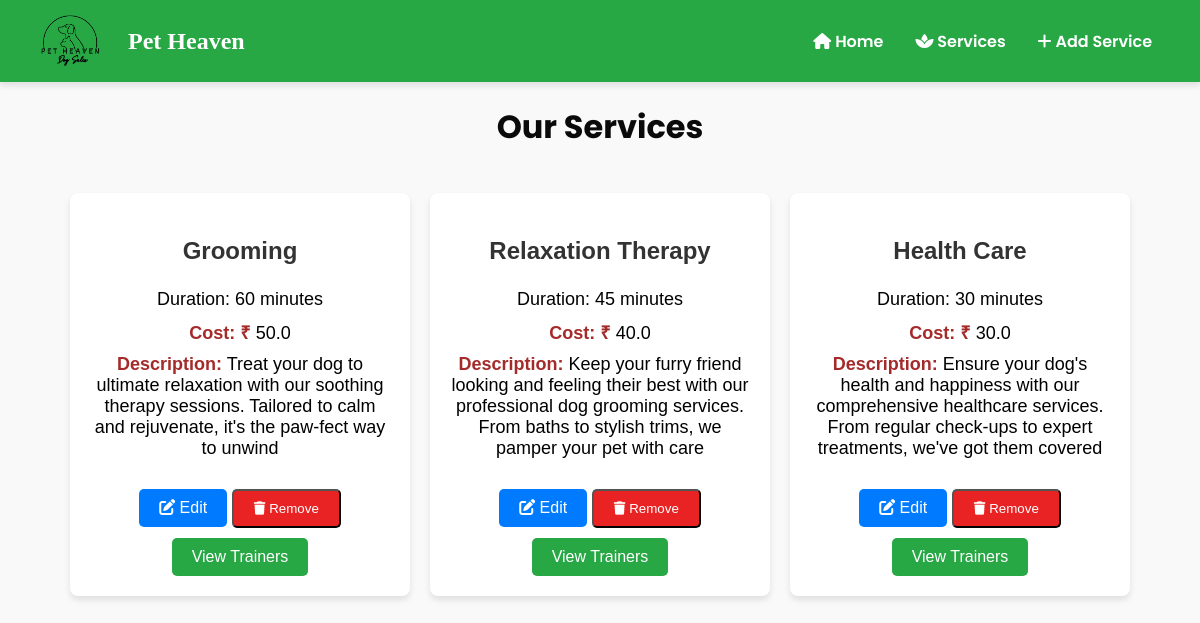
The app's page /admin_services, older data.
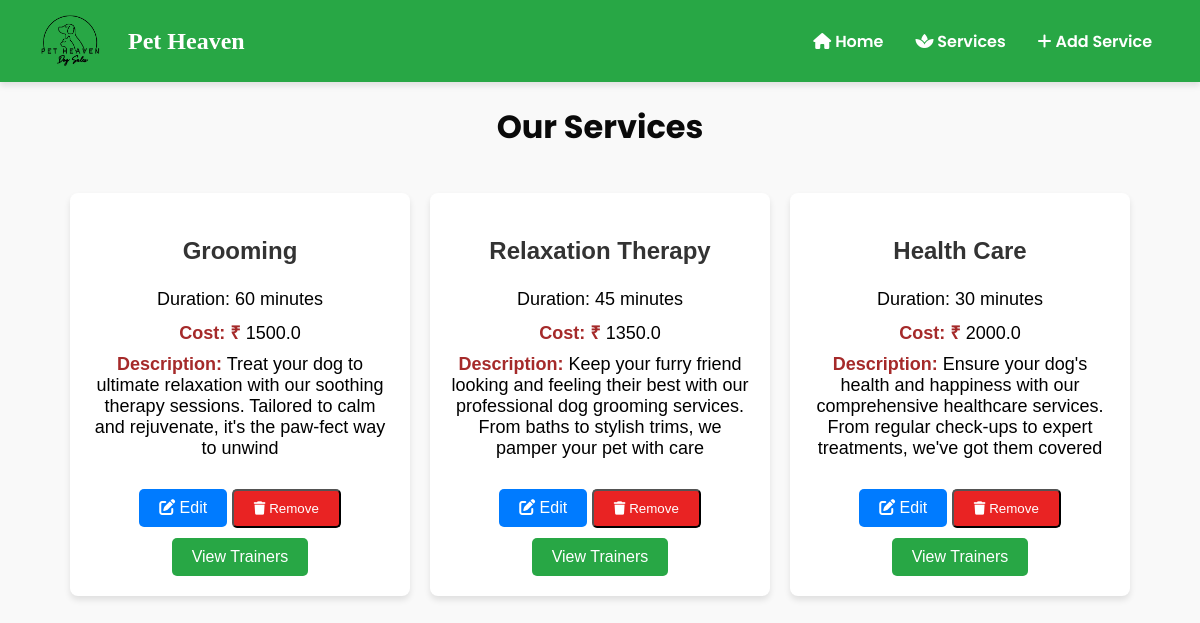
The same page, newer data.
### models.py (models this page shows, shortened)
class Service(db.Model):
    id = db.Column(db.Integer, primary_key=True)
    service_name = db.Column(db.String(100), nullable=False)
    duration = db.Column(db.String(50), nullable=False)
    cost = db.Column(db.Float, nullable=False)
    description = db.Column(db.Text, nullable=False)

### app.py (the view)
@app.route('/admin_services')
def admin_services():
    services = Service.query.all()
    return render_template('admin_services.html', services=services)

### templates/admin_services.html (shortened to what this page needs)
<!DOCTYPE html>
<html lang="en">
<head>
  <link rel="stylesheet" href="https://cdnjs.cloudflare.com/ajax/libs/font-awesome/6.0.0/css/all.min.css">
</head>
<body>
  <nav class="navbar">
    <div class="logo">
      <img src="{{ url_for('static', filename='images/logo1.png') }}" alt="Pet Heaven Logo">
      <span>Pet Heaven</span>
    </div>
    <ul class="nav-links">
      <li><a href="/admin_dashboard" class="nav-link" id="home-link"><i class="fas fa-home"></i> Home</a></li>
      <li><a href="/admin_services" class="nav-link" id="services-link"><i class="fa-solid fa-spa"></i> Services</a></li>
      <li><a href="{{ url_for('add_services') }}" class="nav-link"><i class="fas fa-plus"></i> Add Service</a></li>
    </ul>
  </nav>
  <header>
    <h1>Our Services</h1>
  </header>
  <div class="cards">
    {% for service in services %}
    <div class="card">
      <h3>{{ service.service_name }}</h3>
      <p>Duration:
        {% if 'hour' in service.duration %}
        {{ service.duration.split(' ')[0] | int * 60 }} minutes
        {% elif 'minute' in service.duration %}
        {{ service.duration.split(' ')[0] }} minutes
        {% else %}
        {{ service.duration }} minutes
        {% endif %}
      </p>
      <p><strong>Cost: ₹</strong> {{ service.cost }}</p>
      <p><strong>Description:</strong> {{ service.description }}</p>
      <div class="button-container">
        <div class="edit-remove-buttons">
          <a href="{{ url_for('edit_service', service_id=service.id) }}" class="edit-button"><i class="fa fa-edit"></i>
            Edit</a>
          <form action="{{ url_for('delete_service', service_id=service.id) }}" method="POST" style="display: inline;">
            <button type="submit" class="delete-button"><i class="fa fa-trash"></i> Remove</button>
            <a href="{{ url_for('admin_trainer', service_id=service.id) }}" class="view-trainers-button">View
              Trainers</a>
          </form>
        </div>
      </div>
    </div>
    {% endfor %}
  </div>
</body>
</html>

Row changes from the older to the newer data that the page shows:
changed Service "Grooming": duration "1 hour" → "60" (drawn); cost "50.0" → "1500.0"
changed Service "Relaxation Therapy": duration "45 minutes" → "45" (drawn); cost "40.0" → "1350.0"
changed Service "Health Care": duration "30 minutes" → "30" (drawn); cost "30.0" → "2000.0"
